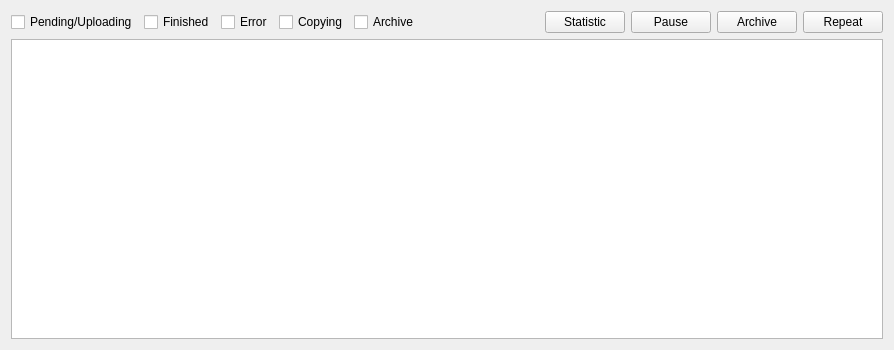
<?xml version="1.0" encoding="UTF-8"?>
<ui version="4.0">
 <class>UploadProgress</class>
 <widget class="QWidget" name="UploadProgress">
  <property name="geometry">
   <rect>
    <x>0</x>
    <y>0</y>
    <width>834</width>
    <height>350</height>
   </rect>
  </property>
  <property name="windowTitle">
   <string>Form</string>
  </property>
  <layout class="QGridLayout" name="gridLayout_2">
   <item row="0" column="0">
    <layout class="QGridLayout" name="gridLayout">
     <item row="1" column="0">
      <layout class="QHBoxLayout" name="horizontalLayout">
       <item>
        <layout class="QHBoxLayout" name="horizontalLayout_2">
         <property name="rightMargin">
          <number>60</number>
         </property>
         <item>
          <widget class="QCheckBox" name="checkBoxUploading">
           <property name="text">
            <string>Pending/Uploading</string>
           </property>
          </widget>
         </item>
         <item>
          <widget class="QCheckBox" name="checkBoxFinished">
           <property name="text">
            <string>Finished</string>
           </property>
          </widget>
         </item>
         <item>
          <widget class="QCheckBox" name="checkBoxError">
           <property name="text">
            <string>Error</string>
           </property>
          </widget>
         </item>
         <item>
          <widget class="QCheckBox" name="checkBoxCopying">
           <property name="text">
            <string>Copying</string>
           </property>
          </widget>
         </item>
         <item>
          <widget class="QCheckBox" name="checkBoxArchive">
           <property name="text">
            <string>Archive</string>
           </property>
          </widget>
         </item>
        </layout>
       </item>
       <item>
        <layout class="QHBoxLayout" name="horizontalLayoutCommand">
         <property name="leftMargin">
          <number>60</number>
         </property>
         <item>
          <widget class="SplitButton" name="pushButtonStatistic">
           <property name="text">
            <string>Statistic</string>
           </property>
          </widget>
         </item>
         <item>
          <widget class="QPushButton" name="pushButtonPaused">
           <property name="text">
            <string>Pause</string>
           </property>
          </widget>
         </item>
         <item>
          <widget class="QPushButton" name="pushButtonArchive">
           <property name="text">
            <string>Archive</string>
           </property>
          </widget>
         </item>
         <item>
          <widget class="QPushButton" name="pushButtonRepeat">
           <property name="text">
            <string>Repeat</string>
           </property>
          </widget>
         </item>
        </layout>
       </item>
      </layout>
     </item>
     <item row="3" column="0">
      <widget class="QTableView" name="tableViewUpload">
       <property name="selectionMode">
        <enum>QAbstractItemView::SingleSelection</enum>
       </property>
       <property name="selectionBehavior">
        <enum>QAbstractItemView::SelectRows</enum>
       </property>
       <property name="showGrid">
        <bool>false</bool>
       </property>
       <property name="sortingEnabled">
        <bool>true</bool>
       </property>
      </widget>
     </item>
    </layout>
   </item>
  </layout>
 </widget>
 <customwidgets>
  <customwidget>
   <class>SplitButton</class>
   <extends>QPushButton</extends>
   <header location="global">C:\QtProject\GDStorageFileUploader\qtuploader2\View\splitbutton.h</header>
  </customwidget>
 </customwidgets>
 <resources/>
 <connections/>
</ui>
